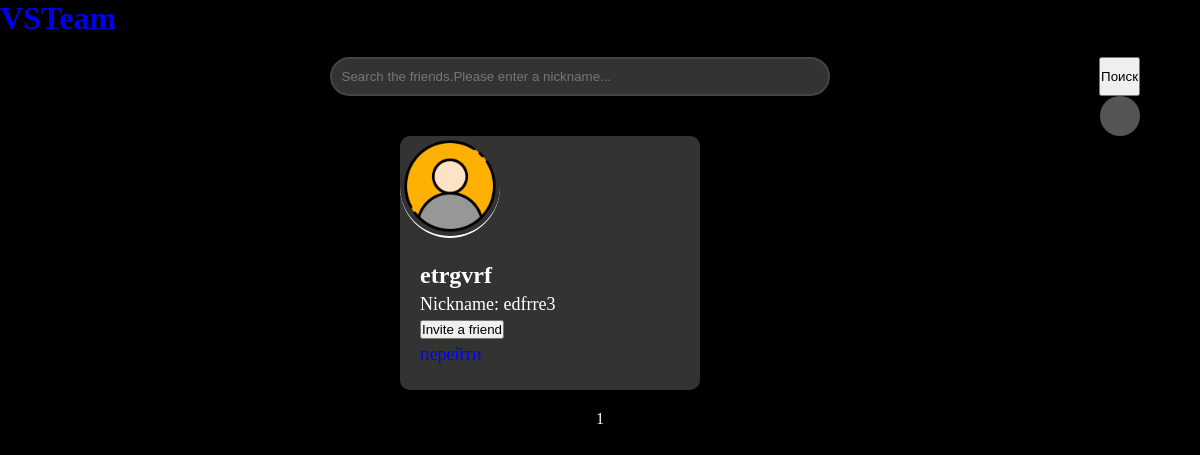
/find_users/ (signed in), run on an earlier commit of the app's database.
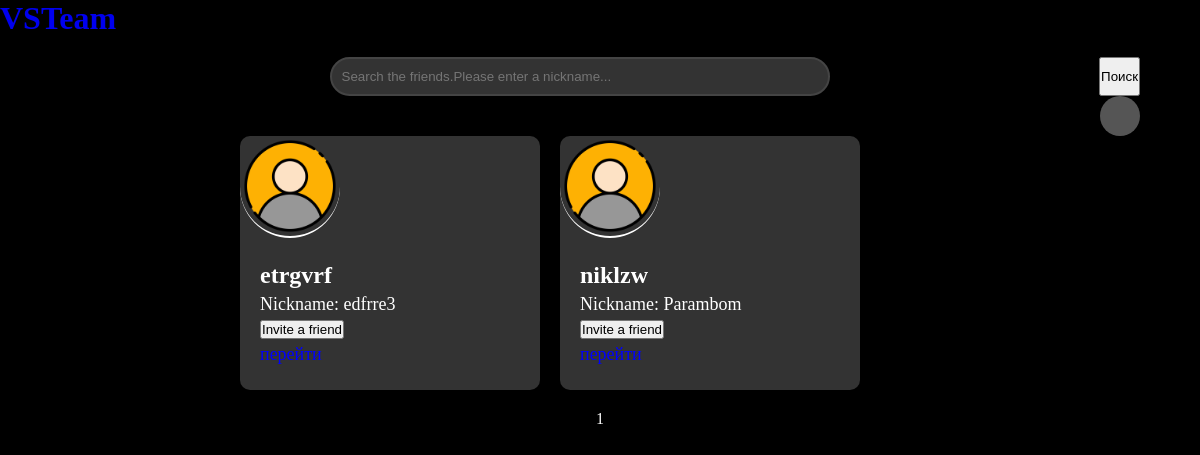
And on a later commit of the database.
### my_codes/models.py (models this page shows, shortened)
class NIKNEM(models.Model):
    objects = None
    niknem = models.CharField(max_length=30, null=True)
    user = models.ForeignKey(User, on_delete=models.CASCADE, null=True)

### my_codes/views.py (the view)
# urls.py: path("find_users/", views.find_users_page, name="find_users_page"),
def find_users_page(request):
    context = {}
    if request.method == 'POST':
        form = SearchUserForm(request.POST)
        if form.is_valid():
            query = form.cleaned_data['query']
            page = 0
        else:
            query = ''
            page = 0
    else:
        query = request.GET.get('query', '')
        page = max(0, int(request.GET.get('page', 1)) - 1)
    all_accounts_count = NIKNEM.objects.filter(niknem__contains=query).count()
    current_user = request.user
    accounts = NIKNEM.objects.filter(niknem__contains=query).exclude(user=current_user)[
               page * 10: page * 10 + 10
               ]
    context["page"] = page + 1
    context["accounts"] = accounts
    context["max_page"] = all_accounts_count // 10 + (all_accounts_count % 10 != 0)
    context["query"] = query
    context["form"] = SearchUserForm(initial={"query": query})
    if "add_friend" in request.POST:
        friend_id = request.POST.get("friend_id")
        friend = get_object_or_404(User, id=friend_id)
        Friend.make_friend(request.user, friend)
    return render(request, "find_users.html", context)

### my_codes/forms.py
class SearchUserForm(forms.Form):
    query = CharField(required=True, label="Username")

### my_codes/templatetags/user_avatar.py (called while the page is built)
@register.simple_tag(name='user_avatar')
def user_avatar(userid):
    user = User.objects.get(id=userid)
    try:
        avatar = Avatar.objects.get(user=user)
        return avatar.image.url
    except Avatar.DoesNotExist:
        return MEDIA_URL + 'avatars/default.png'

### my_codes/templates/find_users.html (shortened to what this page needs)
{% load static %}
{% load user_avatar %}
<!DOCTYPE html>
<html lang="en">
<head>
    <link href="{% static 'find_users_style.css' %}" rel="stylesheet">
    <link href="https://fonts.cdnfonts.com/css/retron2000" rel="stylesheet">
</head>
<body>
<a href="{% url 'homePage' %}" style="text-decoration: none; size: 20px;"><h1 style="font-family: 'Rocher';">VSTeam</h1></a>
<header>
        <div class="container1">
          <div style="display: flex; ">
            <input type="text" id="query" class="dark-rounded-input" placeholder="Search the friends.Please enter a nickname..." style="width: 500px;" name="query">
              <button onclick="searchButton()" class="glow-on-hover">Поиск</button>
          </div>
          <div class="user-avatar">
          </div>
        </div>
    </header>
    {% if accounts|length > 0 %}
<div class="container">
    {% for account in accounts %}
    <div class="user-card">
        <img src="{% user_avatar account.user.id %}" alt="User Avatar" style="border-radius: 50%; width: 100px;">
        <div class="user-info">
            <h2>{{ account.user.username }}</h2>
            <p>Nickname: {{ account.niknem }}</p>
            <form method="post" action="{% url 'find_users_page' %}">
                <button class="btn" type="submit" name="add_friend">Invite a friend</button>
            </form>
            {% if account.user %}
                <a href="{% url 'polzovatels_account' account.user.id %}" style="text-decoration: none; color: blue;"><p>перейти</p></a>
            {% endif %}
        </div>
    </div>
    {% endfor %}
</div>
{% else %}
<h1>Ничего не найдено</h1>
{% endif %}
    {% if accounts|length > 0 %}
        <div class="paginator" style="text-align:center;">
            {{ page }}
        </div>
    {% endif %}
</body>
</html>

What changed in the data, as far as the page shows it:
added NIKNEM: user.username "niklzw", niknem "Parambom", shows "перейти"
